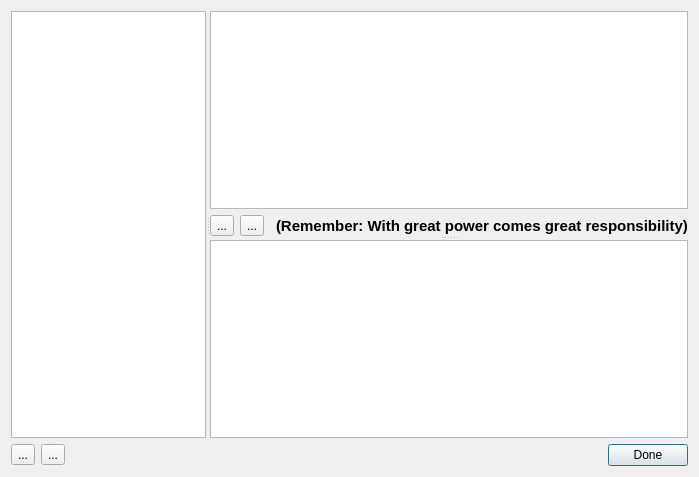
<?xml version="1.0" encoding="UTF-8"?>
<ui version="4.0">
 <class>Report</class>
 <widget class="QDialog" name="Report">
  <property name="windowModality">
   <enum>Qt::ApplicationModal</enum>
  </property>
  <property name="geometry">
   <rect>
    <x>0</x>
    <y>0</y>
    <width>699</width>
    <height>477</height>
   </rect>
  </property>
  <property name="windowTitle">
   <string>Reports</string>
  </property>
  <layout class="QGridLayout" name="gridLayout_2">
   <item row="0" column="0" colspan="4">
    <widget class="QSplitter" name="splitter_2">
     <property name="orientation">
      <enum>Qt::Horizontal</enum>
     </property>
     <widget class="QTableView" name="reports">
      <property name="maximumSize">
       <size>
        <width>600</width>
        <height>16777215</height>
       </size>
      </property>
     </widget>
     <widget class="QSplitter" name="splitter">
      <property name="orientation">
       <enum>Qt::Vertical</enum>
      </property>
      <widget class="QWidget" name="layoutWidget">
       <layout class="QGridLayout" name="gridLayout">
        <item row="2" column="0">
         <widget class="QToolButton" name="buttonRun">
          <property name="text">
           <string>...</string>
          </property>
          <property name="icon">
           <iconset resource="../aardwolf.qrc">
            <normaloff>:/Oxygen/Files/icons/oxygen/120px-Oxygen480-categories-applications-education-miscellaneous.svg.png</normaloff>:/Oxygen/Files/icons/oxygen/120px-Oxygen480-categories-applications-education-miscellaneous.svg.png</iconset>
          </property>
          <property name="iconSize">
           <size>
            <width>16</width>
            <height>16</height>
           </size>
          </property>
         </widget>
        </item>
        <item row="2" column="1">
         <widget class="QToolButton" name="buttonSave">
          <property name="toolTip">
           <string>Save Query</string>
          </property>
          <property name="text">
           <string>...</string>
          </property>
          <property name="icon">
           <iconset resource="../aardwolf.qrc">
            <normaloff>:/Oxygen/Files/icons/oxygen/120px-Oxygen480-actions-document-edit.svg.png</normaloff>:/Oxygen/Files/icons/oxygen/120px-Oxygen480-actions-document-edit.svg.png</iconset>
          </property>
         </widget>
        </item>
        <item row="0" column="0" colspan="4">
         <widget class="QPlainTextEdit" name="query"/>
        </item>
        <item row="2" column="3">
         <widget class="QLabel" name="label">
          <property name="font">
           <font>
            <pointsize>11</pointsize>
            <weight>75</weight>
            <bold>true</bold>
           </font>
          </property>
          <property name="text">
           <string>(Remember: With great power comes great responsibility)</string>
          </property>
         </widget>
        </item>
       </layout>
      </widget>
      <widget class="QTableView" name="report">
       <property name="toolTip">
        <string>Run Query</string>
       </property>
      </widget>
     </widget>
    </widget>
   </item>
   <item row="1" column="0">
    <widget class="QToolButton" name="buttonNewReport">
     <property name="toolTip">
      <string>Create New Report</string>
     </property>
     <property name="text">
      <string>...</string>
     </property>
     <property name="icon">
      <iconset resource="../aardwolf.qrc">
       <normaloff>:/Oxygen/Files/icons/oxygen/120px-Oxygen480-categories-applications-system.svg.png</normaloff>:/Oxygen/Files/icons/oxygen/120px-Oxygen480-categories-applications-system.svg.png</iconset>
     </property>
     <property name="iconSize">
      <size>
       <width>32</width>
       <height>32</height>
      </size>
     </property>
    </widget>
   </item>
   <item row="1" column="1">
    <widget class="QToolButton" name="buttonDelReport">
     <property name="toolTip">
      <string>Remove Report</string>
     </property>
     <property name="text">
      <string>...</string>
     </property>
     <property name="icon">
      <iconset resource="../aardwolf.qrc">
       <normaloff>:/Oxygen/Files/icons/oxygen/120px-Oxygen480-actions-edit-delete.svg.png</normaloff>:/Oxygen/Files/icons/oxygen/120px-Oxygen480-actions-edit-delete.svg.png</iconset>
     </property>
     <property name="iconSize">
      <size>
       <width>32</width>
       <height>32</height>
      </size>
     </property>
    </widget>
   </item>
   <item row="1" column="2">
    <spacer name="hSpacer">
     <property name="orientation">
      <enum>Qt::Horizontal</enum>
     </property>
     <property name="sizeHint" stdset="0">
      <size>
       <width>492</width>
       <height>20</height>
      </size>
     </property>
    </spacer>
   </item>
   <item row="1" column="3">
    <widget class="QPushButton" name="buttonDone">
     <property name="text">
      <string>Done</string>
     </property>
     <property name="autoDefault">
      <bool>false</bool>
     </property>
     <property name="default">
      <bool>true</bool>
     </property>
    </widget>
   </item>
  </layout>
 </widget>
 <resources>
  <include location="../aardwolf.qrc"/>
 </resources>
 <connections/>
</ui>
